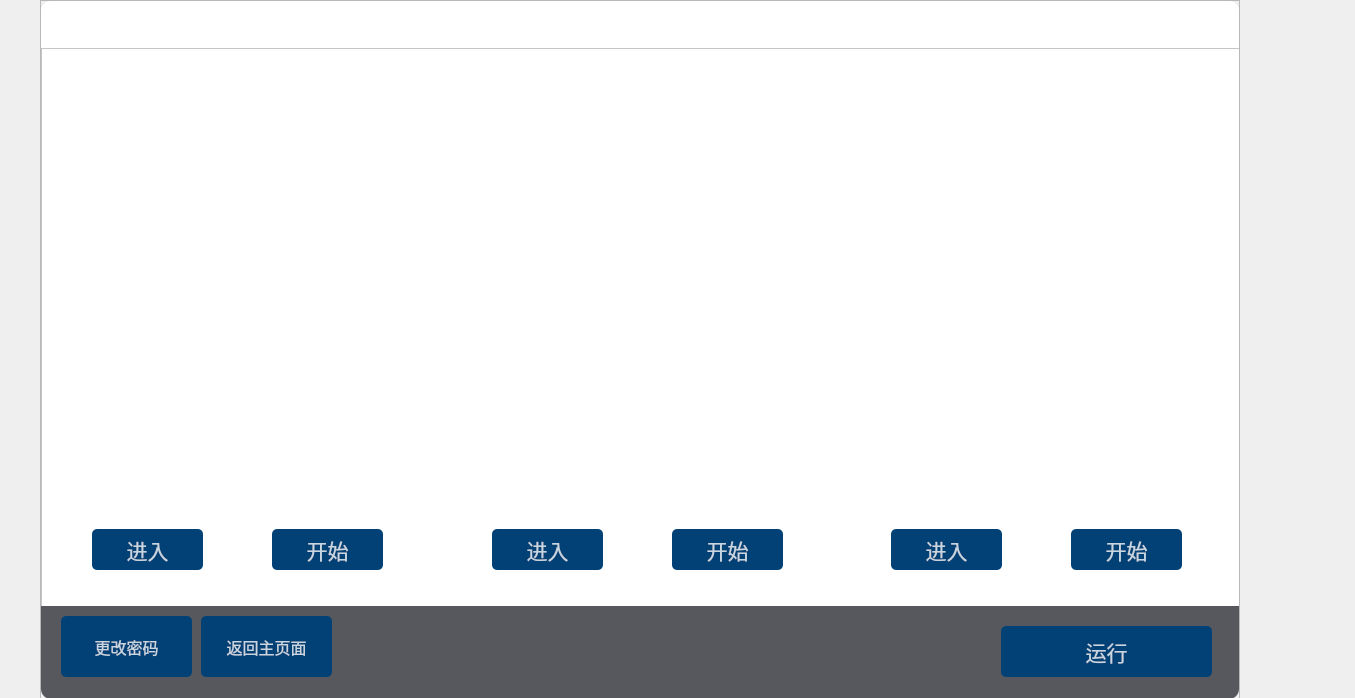
<?xml version="1.0" encoding="UTF-8"?>
<ui version="4.0">
 <class>MainWindow</class>
 <widget class="QMainWindow" name="MainWindow">
  <property name="geometry">
   <rect>
    <x>0</x>
    <y>0</y>
    <width>1355</width>
    <height>698</height>
   </rect>
  </property>
  <property name="windowTitle">
   <string>MainWindow</string>
  </property>
  <widget class="QWidget" name="centralwidget">
   <widget class="QFrame" name="frame">
    <property name="geometry">
     <rect>
      <x>40</x>
      <y>0</y>
      <width>1200</width>
      <height>700</height>
     </rect>
    </property>
    <property name="frameShape">
     <enum>QFrame::StyledPanel</enum>
    </property>
    <property name="frameShadow">
     <enum>QFrame::Raised</enum>
    </property>
    <layout class="QVBoxLayout" name="verticalLayout" stretch="1,12,2">
     <property name="spacing">
      <number>0</number>
     </property>
     <property name="leftMargin">
      <number>0</number>
     </property>
     <property name="topMargin">
      <number>0</number>
     </property>
     <property name="rightMargin">
      <number>0</number>
     </property>
     <property name="bottomMargin">
      <number>0</number>
     </property>
     <item>
      <widget class="QFrame" name="frame_1">
       <property name="styleSheet">
        <string notr="true">background-color: rgb(255, 255, 255);
border-top-left-radius:10px;
border-top-right-radius:10px;</string>
       </property>
       <property name="frameShape">
        <enum>QFrame::StyledPanel</enum>
       </property>
       <property name="frameShadow">
        <enum>QFrame::Raised</enum>
       </property>
       <widget class="QWidget" name="widget_1" native="true">
        <property name="geometry">
         <rect>
          <x>1070</x>
          <y>0</y>
          <width>121</width>
          <height>51</height>
         </rect>
        </property>
        <layout class="QHBoxLayout" name="horizontalLayout_2">
         <item>
          <widget class="QPushButton" name="pushButton">
           <property name="styleSheet">
            <string notr="true">#pushButton{
	border:none;
}
QPushButton#pushButton:pressed{
padding-left:5px;
padding-top:5px;
}</string>
           </property>
           <property name="text">
            <string/>
           </property>
           <property name="icon">
            <iconset resource="resource.qrc">
             <normaloff>:/icons/icons/quit.png</normaloff>:/icons/icons/quit.png</iconset>
           </property>
          </widget>
         </item>
         <item>
          <widget class="QPushButton" name="pushButton_2">
           <property name="styleSheet">
            <string notr="true">#pushButton_2{
	border:none;
}
QPushButton#pushButton_2:pressed{
padding-left:5px;
padding-top:5px;
}</string>
           </property>
           <property name="text">
            <string/>
           </property>
           <property name="icon">
            <iconset resource="resource.qrc">
             <normaloff>:/icons/icons/minus.png</normaloff>:/icons/icons/minus.png</iconset>
           </property>
          </widget>
         </item>
         <item>
          <widget class="QPushButton" name="pushButton_1">
           <property name="styleSheet">
            <string notr="true">#pushButton_1{
	border:none;
}
QPushButton#pushButton_1:pressed{
padding-left:5px;
padding-top:5px;
}</string>
           </property>
           <property name="text">
            <string/>
           </property>
           <property name="icon">
            <iconset resource="resource.qrc">
             <normaloff>:/icons/icons/close.png</normaloff>:/icons/icons/close.png</iconset>
           </property>
          </widget>
         </item>
        </layout>
       </widget>
      </widget>
     </item>
     <item>
      <widget class="QStackedWidget" name="stackedWidget">
       <property name="styleSheet">
        <string notr="true">background-color: rgb(255, 255, 255)；</string>
       </property>
       <property name="currentIndex">
        <number>0</number>
       </property>
       <widget class="QWidget" name="page_main">
        <property name="styleSheet">
         <string notr="true"/>
        </property>
        <widget class="QFrame" name="frame_2">
         <property name="geometry">
          <rect>
           <x>0</x>
           <y>0</y>
           <width>1201</width>
           <height>561</height>
          </rect>
         </property>
         <property name="styleSheet">
          <string notr="true">background-color:rgb(255, 255, 255)</string>
         </property>
         <property name="frameShape">
          <enum>QFrame::StyledPanel</enum>
         </property>
         <property name="frameShadow">
          <enum>QFrame::Raised</enum>
         </property>
         <layout class="QHBoxLayout" name="horizontalLayout" stretch="0,0,0">
          <property name="spacing">
           <number>0</number>
          </property>
          <property name="leftMargin">
           <number>0</number>
          </property>
          <property name="topMargin">
           <number>0</number>
          </property>
          <property name="rightMargin">
           <number>0</number>
          </property>
          <property name="bottomMargin">
           <number>0</number>
          </property>
          <item>
           <widget class="QWidget" name="widget_3" native="true">
            <widget class="QLabel" name="label">
             <property name="geometry">
              <rect>
               <x>170</x>
               <y>10</y>
               <width>51</width>
               <height>51</height>
              </rect>
             </property>
             <property name="font">
              <font>
               <pointsize>20</pointsize>
              </font>
             </property>
             <property name="styleSheet">
              <string notr="true">border-image:url(:/icons/icons/one .png)</string>
             </property>
             <property name="text">
              <string/>
             </property>
            </widget>
            <widget class="QPushButton" name="pushButton_v1">
             <property name="geometry">
              <rect>
               <x>50</x>
               <y>480</y>
               <width>111</width>
               <height>41</height>
              </rect>
             </property>
             <property name="font">
              <font>
               <pointsize>16</pointsize>
              </font>
             </property>
             <property name="styleSheet">
              <string notr="true">QPushButton#pushButton_v1{
background-color:rgba(2,65,118,255);
color:rgba(255,255,255,200);
border-radius:5px;
}
QPushButton#pushButton_v1:hover{
background-color:rgba(2,65,118,150);
color:rgba(255,255,255,200);
border-radius:5px;
}
QPushButton#pushButton_v1:pressed{
padding-left:5px;
padding-top:5px;
background-color:rgba(2,65,118,100);
}</string>
             </property>
             <property name="text">
              <string>进入</string>
             </property>
            </widget>
            <widget class="QWidget" name="horizontalLayoutWidget">
             <property name="geometry">
              <rect>
               <x>9</x>
               <y>69</y>
               <width>381</width>
               <height>401</height>
              </rect>
             </property>
             <layout class="QHBoxLayout" name="horizontalLayout_v1"/>
            </widget>
            <widget class="QPushButton" name="pushButton_run1">
             <property name="geometry">
              <rect>
               <x>230</x>
               <y>480</y>
               <width>111</width>
               <height>41</height>
              </rect>
             </property>
             <property name="font">
              <font>
               <pointsize>16</pointsize>
              </font>
             </property>
             <property name="styleSheet">
              <string notr="true">QPushButton#pushButton_run1{
background-color:rgba(2,65,118,255);
color:rgba(255,255,255,200);
border-radius:5px;
}
QPushButton#pushButton_run1:hover{
background-color:rgba(2,65,118,150);
color:rgba(255,255,255,200);
border-radius:5px;
}
QPushButton#pushButton_run1:pressed{
padding-left:5px;
padding-top:5px;
background-color:rgba(2,65,118,100);
}</string>
             </property>
             <property name="text">
              <string>开始</string>
             </property>
            </widget>
           </widget>
          </item>
          <item>
           <widget class="QWidget" name="widget_4" native="true">
            <widget class="QLabel" name="label_2">
             <property name="geometry">
              <rect>
               <x>170</x>
               <y>10</y>
               <width>61</width>
               <height>51</height>
              </rect>
             </property>
             <property name="font">
              <font>
               <pointsize>20</pointsize>
               <weight>75</weight>
               <bold>true</bold>
              </font>
             </property>
             <property name="styleSheet">
              <string notr="true">border-image:url(:/icons/icons/vc.png)</string>
             </property>
             <property name="text">
              <string/>
             </property>
            </widget>
            <widget class="QPushButton" name="pushButton_v2">
             <property name="geometry">
              <rect>
               <x>50</x>
               <y>480</y>
               <width>111</width>
               <height>41</height>
              </rect>
             </property>
             <property name="font">
              <font>
               <pointsize>16</pointsize>
              </font>
             </property>
             <property name="styleSheet">
              <string notr="true">QPushButton#pushButton_v2{
background-color:rgba(2,65,118,255);
color:rgba(255,255,255,200);
border-radius:5px;
}
QPushButton#pushButton_v2:hover{
background-color:rgba(2,65,118,150);
color:rgba(255,255,255,200);
border-radius:5px;
}
QPushButton#pushButton_v2:pressed{
padding-left:5px;
padding-top:5px;
background-color:rgba(2,65,118,100);
}</string>
             </property>
             <property name="text">
              <string>进入</string>
             </property>
            </widget>
            <widget class="QWidget" name="horizontalLayoutWidget_2">
             <property name="geometry">
              <rect>
               <x>10</x>
               <y>70</y>
               <width>381</width>
               <height>401</height>
              </rect>
             </property>
             <layout class="QHBoxLayout" name="horizontalLayout_v2"/>
            </widget>
            <widget class="QPushButton" name="pushButton_run2">
             <property name="geometry">
              <rect>
               <x>230</x>
               <y>480</y>
               <width>111</width>
               <height>41</height>
              </rect>
             </property>
             <property name="font">
              <font>
               <pointsize>16</pointsize>
              </font>
             </property>
             <property name="styleSheet">
              <string notr="true">QPushButton#pushButton_run2{
background-color:rgba(2,65,118,255);
color:rgba(255,255,255,200);
border-radius:5px;
}
QPushButton#pushButton_run2:hover{
background-color:rgba(2,65,118,150);
color:rgba(255,255,255,200);
border-radius:5px;
}
QPushButton#pushButton_run2:pressed{
padding-left:5px;
padding-top:5px;
background-color:rgba(2,65,118,100);
}</string>
             </property>
             <property name="text">
              <string>开始</string>
             </property>
            </widget>
           </widget>
          </item>
          <item>
           <widget class="QWidget" name="widget_2" native="true">
            <property name="enabled">
             <bool>true</bool>
            </property>
            <widget class="QLabel" name="label_3">
             <property name="geometry">
              <rect>
               <x>170</x>
               <y>10</y>
               <width>51</width>
               <height>51</height>
              </rect>
             </property>
             <property name="font">
              <font>
               <pointsize>20</pointsize>
              </font>
             </property>
             <property name="styleSheet">
              <string notr="true">border-image:url(:/icons/icons/two.png)</string>
             </property>
             <property name="text">
              <string/>
             </property>
            </widget>
            <widget class="QPushButton" name="pushButton_v3">
             <property name="geometry">
              <rect>
               <x>50</x>
               <y>480</y>
               <width>111</width>
               <height>41</height>
              </rect>
             </property>
             <property name="font">
              <font>
               <pointsize>16</pointsize>
              </font>
             </property>
             <property name="styleSheet">
              <string notr="true">QPushButton#pushButton_v3{
background-color:rgba(2,65,118,255);
color:rgba(255,255,255,200);
border-radius:5px;
}
QPushButton#pushButton_v3:hover{
background-color:rgba(2,65,118,150);
color:rgba(255,255,255,200);
border-radius:5px;
}
QPushButton#pushButton_v3:pressed{
padding-left:5px;
padding-top:5px;
background-color:rgba(2,65,118,100);
}</string>
             </property>
             <property name="text">
              <string>进入</string>
             </property>
            </widget>
            <widget class="QWidget" name="horizontalLayoutWidget_3">
             <property name="geometry">
              <rect>
               <x>10</x>
               <y>70</y>
               <width>381</width>
               <height>401</height>
              </rect>
             </property>
             <layout class="QHBoxLayout" name="horizontalLayout_v3"/>
            </widget>
            <widget class="QPushButton" name="pushButton_run3">
             <property name="geometry">
              <rect>
               <x>230</x>
               <y>480</y>
               <width>111</width>
               <height>41</height>
              </rect>
             </property>
             <property name="font">
              <font>
               <pointsize>16</pointsize>
              </font>
             </property>
             <property name="styleSheet">
              <string notr="true">QPushButton#pushButton_run3{
background-color:rgba(2,65,118,255);
color:rgba(255,255,255,200);
border-radius:5px;
}
QPushButton#pushButton_run3:hover{
background-color:rgba(2,65,118,150);
color:rgba(255,255,255,200);
border-radius:5px;
}
QPushButton#pushButton_run3:pressed{
padding-left:5px;
padding-top:5px;
background-color:rgba(2,65,118,100);
}</string>
             </property>
             <property name="text">
              <string>开始</string>
             </property>
            </widget>
           </widget>
          </item>
         </layout>
        </widget>
       </widget>
       <widget class="QWidget" name="page_change">
        <property name="styleSheet">
         <string notr="true">background-color: rgb(255, 255, 255);</string>
        </property>
        <widget class="QLineEdit" name="lineEdit_pass">
         <property name="geometry">
          <rect>
           <x>460</x>
           <y>80</y>
           <width>291</width>
           <height>61</height>
          </rect>
         </property>
         <property name="font">
          <font>
           <pointsize>9</pointsize>
          </font>
         </property>
         <property name="styleSheet">
          <string notr="true">background-color: rgba(0, 0, 0,0);
border:1px solid rgba(0,0,0,0);
border-radius:7px;
border-color: rgb(0, 0, 0);</string>
         </property>
         <property name="placeholderText">
          <string>原密码：</string>
         </property>
        </widget>
        <widget class="QLineEdit" name="lineEdit_newpass1">
         <property name="geometry">
          <rect>
           <x>460</x>
           <y>210</y>
           <width>291</width>
           <height>61</height>
          </rect>
         </property>
         <property name="font">
          <font>
           <pointsize>9</pointsize>
          </font>
         </property>
         <property name="styleSheet">
          <string notr="true">background-color: rgba(0, 0, 0,0);
border:1px solid rgba(0,0,0,0);
border-radius:7px;
border-color: rgb(0, 0, 0);</string>
         </property>
         <property name="placeholderText">
          <string>新密码：</string>
         </property>
        </widget>
        <widget class="QPushButton" name="pushButton_change">
         <property name="geometry">
          <rect>
           <x>550</x>
           <y>460</y>
           <width>111</width>
           <height>41</height>
          </rect>
         </property>
         <property name="font">
          <font>
           <pointsize>16</pointsize>
          </font>
         </property>
         <property name="styleSheet">
          <string notr="true">QPushButton#pushButton_change{
background-color:rgba(2,65,118,255);
color:rgba(255,255,255,200);
border-radius:5px;
}
QPushButton#pushButton_change:hover{
background-color:rgba(2,65,118,150);
color:rgba(255,255,255,200);
border-radius:5px;
}
QPushButton#pushButton_change:pressed{
padding-left:5px;
padding-top:5px;
background-color:rgba(2,65,118,100);
}</string>
         </property>
         <property name="text">
          <string>确定</string>
         </property>
        </widget>
        <widget class="QLineEdit" name="lineEdit_newpass2">
         <property name="geometry">
          <rect>
           <x>460</x>
           <y>340</y>
           <width>291</width>
           <height>61</height>
          </rect>
         </property>
         <property name="font">
          <font>
           <pointsize>9</pointsize>
          </font>
         </property>
         <property name="styleSheet">
          <string notr="true">background-color: rgba(0, 0, 0,0);
border:1px solid rgba(0,0,0,0);
border-radius:7px;
border-color: rgb(0, 0, 0);</string>
         </property>
         <property name="placeholderText">
          <string>确认新密码：</string>
         </property>
        </widget>
       </widget>
      </widget>
     </item>
     <item>
      <widget class="QFrame" name="frame_3">
       <property name="styleSheet">
        <string notr="true">background-color: rgb(86, 88, 93);
border-bottom-left-radius:10px;
border-bottom-right-radius:10px;</string>
       </property>
       <property name="frameShape">
        <enum>QFrame::StyledPanel</enum>
       </property>
       <property name="frameShadow">
        <enum>QFrame::Raised</enum>
       </property>
       <widget class="QPushButton" name="pushButton_start">
        <property name="geometry">
         <rect>
          <x>960</x>
          <y>20</y>
          <width>211</width>
          <height>51</height>
         </rect>
        </property>
        <property name="font">
         <font>
          <pointsize>16</pointsize>
         </font>
        </property>
        <property name="styleSheet">
         <string notr="true">QPushButton#pushButton_start{
background-color:rgba(2,65,118,255);
color:rgba(255,255,255,200);
border-radius:5px;
}
QPushButton#pushButton_start:hover{
background-color:rgba(2,65,118,150);
color:rgba(255,255,255,200);
border-radius:5px;
}
QPushButton#pushButton_start:pressed{
padding-left:5px;
padding-top:5px;
background-color:rgba(2,65,118,100);
}</string>
        </property>
        <property name="text">
         <string>运行</string>
        </property>
       </widget>
       <widget class="QPushButton" name="pushButton_decode">
        <property name="geometry">
         <rect>
          <x>20</x>
          <y>10</y>
          <width>131</width>
          <height>61</height>
         </rect>
        </property>
        <property name="font">
         <font>
          <pointsize>12</pointsize>
         </font>
        </property>
        <property name="styleSheet">
         <string notr="true">QPushButton#pushButton_decode{
background-color:rgba(2,65,118,255);
color:rgba(255,255,255,200);
border-radius:5px;
}
QPushButton#pushButton_decode:hover{
background-color:rgba(2,65,118,150);
color:rgba(255,255,255,200);
border-radius:5px;
}
QPushButton#pushButton_decode:pressed{
padding-left:5px;
padding-top:5px;
background-color:rgba(2,65,118,100);
}</string>
        </property>
        <property name="text">
         <string>更改密码</string>
        </property>
       </widget>
       <widget class="QPushButton" name="pushButton_vc">
        <property name="geometry">
         <rect>
          <x>160</x>
          <y>10</y>
          <width>131</width>
          <height>61</height>
         </rect>
        </property>
        <property name="font">
         <font>
          <pointsize>12</pointsize>
         </font>
        </property>
        <property name="styleSheet">
         <string notr="true">QPushButton#pushButton_vc{
background-color:rgba(2,65,118,255);
color:rgba(255,255,255,200);
border-radius:5px;
}
QPushButton#pushButton_vc:hover{
background-color:rgba(2,65,118,150);
color:rgba(255,255,255,200);
border-radius:5px;
}
QPushButton#pushButton_vc:pressed{
padding-left:5px;
padding-top:5px;
background-color:rgba(2,65,118,100);
}</string>
        </property>
        <property name="text">
         <string>返回主页面</string>
        </property>
       </widget>
      </widget>
     </item>
    </layout>
   </widget>
  </widget>
 </widget>
 <resources>
  <include location="resource.qrc"/>
 </resources>
 <connections>
  <connection>
   <sender>pushButton_1</sender>
   <signal>clicked()</signal>
   <receiver>MainWindow</receiver>
   <slot>close()</slot>
   <hints>
    <hint type="sourcelabel">
     <x>849</x>
     <y>31</y>
    </hint>
    <hint type="destinationlabel">
     <x>986</x>
     <y>168</y>
    </hint>
   </hints>
  </connection>
  <connection>
   <sender>pushButton_2</sender>
   <signal>clicked()</signal>
   <receiver>MainWindow</receiver>
   <slot>showMinimized()</slot>
   <hints>
    <hint type="sourcelabel">
     <x>815</x>
     <y>35</y>
    </hint>
    <hint type="destinationlabel">
     <x>991</x>
     <y>226</y>
    </hint>
   </hints>
  </connection>
 </connections>
</ui>
